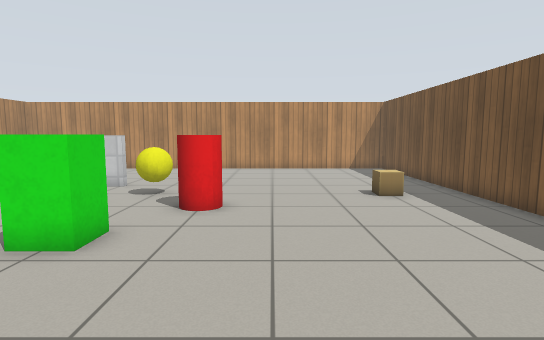
[1] (above)

17 first-person views from a walk through a robot-simulator world made for Gazebo. The camera is 0.99 m above the floor, tilts 6° down and sees 80° across. Floor lines are 1 m apart. The floor is counted in squares, 0.5 m on a side. Each view is taken from the middle of a square. On the plan, view 1 faces up. The plan holds only what a view shows up to about 17 squares ahead; the rest is blank. Simple patterns stand in for the simulator's built-in surfaces.

[2]
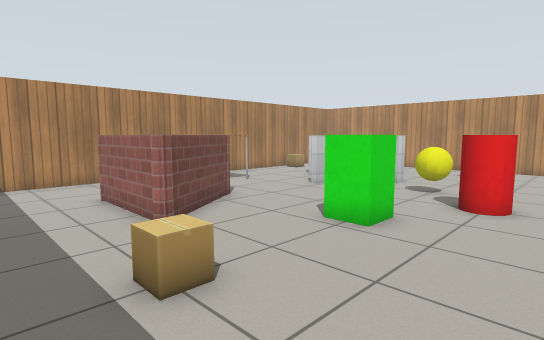

[3]
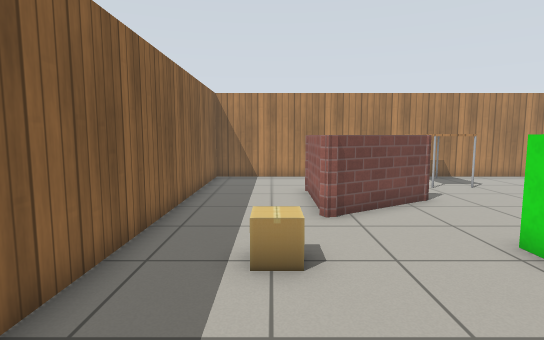

[4]
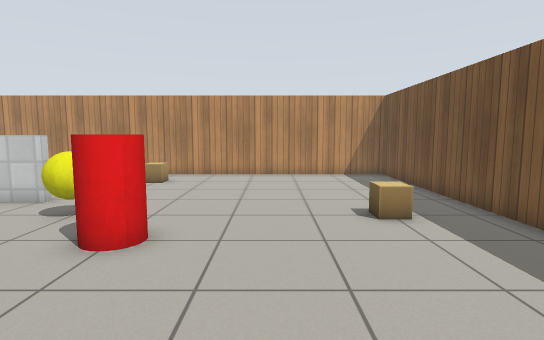

[5]
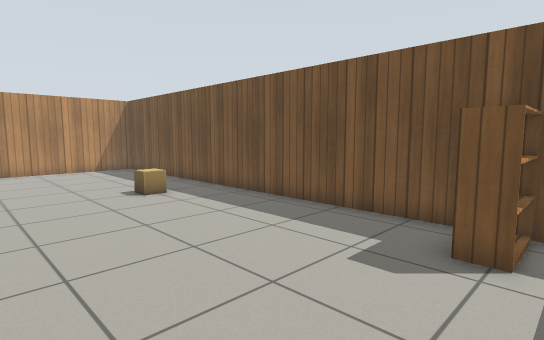

[6]
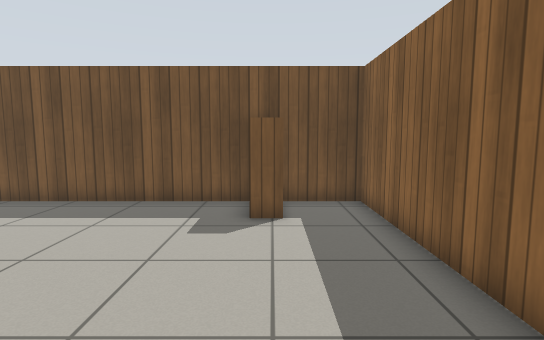

[7]
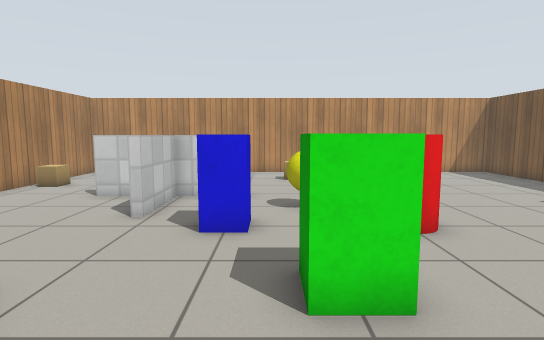

[8]
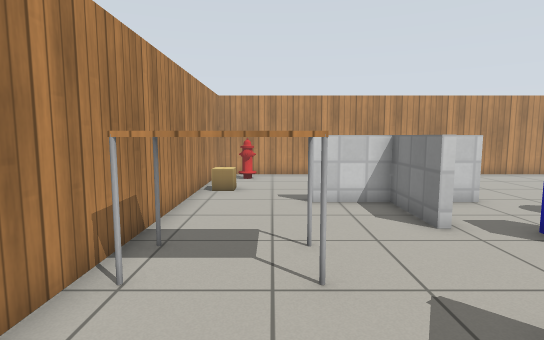

[9]
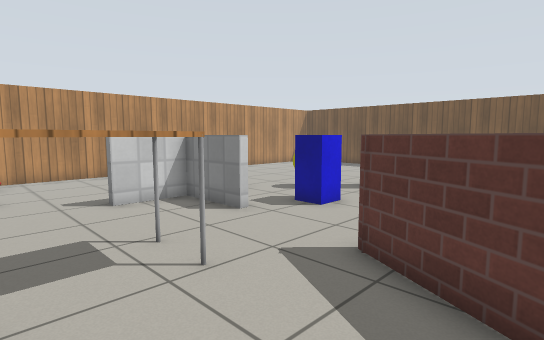

[10]
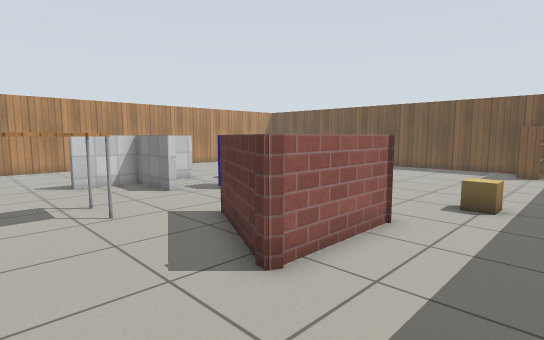

[11]
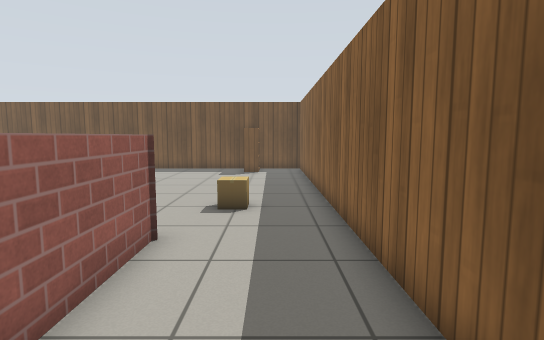

[12]
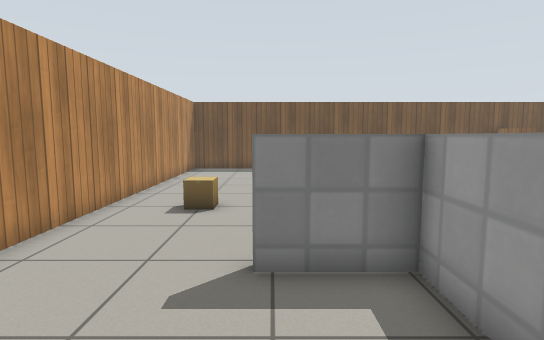

[13]
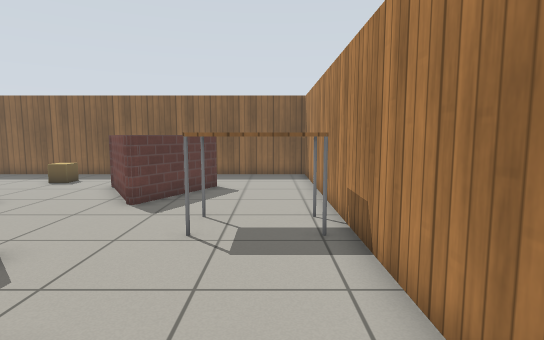

[14]
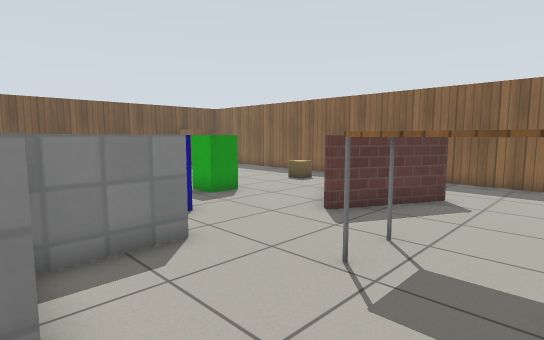

[15]
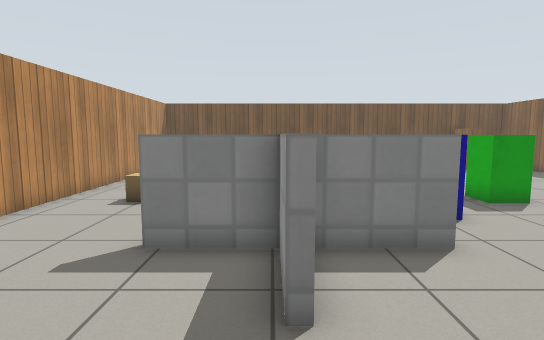

[16]
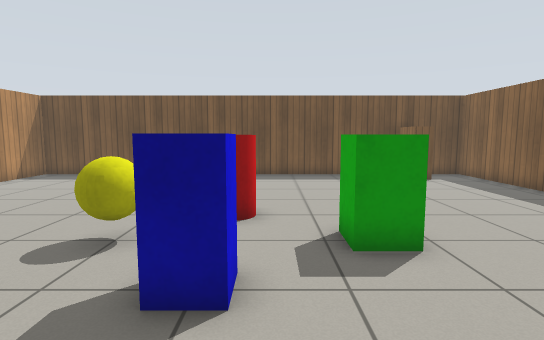

[17]
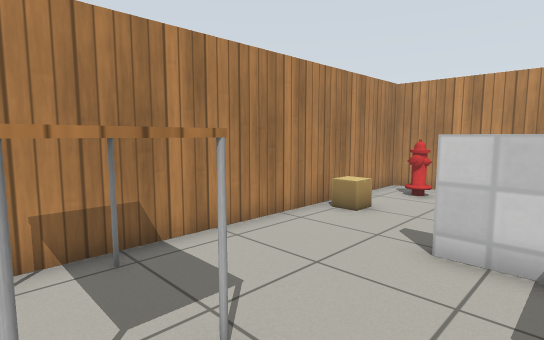

### Floor plan
Points are (right, up) in squares from view 1. A wall is a line through its corners. A room is listed if a view was taken in it or the views show most of it. See-through windows are left out.
Room 1 (views 1, 2, 3, 4, 5, 6, 7, 8, 9, 10, 11, 16, 17)
walls: (-5.8, 12.6) (-8.5, 12.6) (-10.9, 12.6); (-8.5, 9.7) (-8.5, 12.6); (-8.1, 12.9) (-8.1, 9.7); (-10.5, 2.1) (-10.8, 2.3) (-9, 5.8) (-8.8, 5.7) (-6.7, 2.3) (-10.9, 2.3); (-14.7, 12.5) (-14.7, -1.7) (6.7, -1.7) (6.7, 19.7) (-7.5, 19.7)
ways out: opening at (-12.5, 13) to room 2; opening at (-8, 17.5) to room 2
objects: table (-14, 7) to (-12, 8); blue box (-6, 9); cardboard box (-4, 1); green box (-4, 6); yellow ball (-4, 11); cardboard box (-4, 17); red cylinder (-2, 9); cardboard box (4, 11); bookshelf (5, 1) to (6, 1)
Room 2 (views 12, 13, 14, 15)
walls: (-10.9, 12.9) (-8.1, 12.9); (-8.5, 12.6) (-8.5, 15.4); (-7.5, 19.7) (-14.7, 19.7) (-14.7, 12.5)
ways out: opening at (-12.5, 13) to room 1; opening at (-8, 17.5) to room 1
objects: cardboard box (-14, 15); fire hydrant (-13, 18)

Where each view was taken, in squares from view 1:
view 1: 0 up, 0 right, facing up
view 2: 1 down, 0 right, facing up-left
view 3: 1 up, 1 right, facing left
view 4: 3 up, 1 right, facing up
view 5: 0 up, 1 left, facing up-right
view 6: 1 up, 3 left, facing right
view 7: 2 up, 5 left, facing up
view 8: 3 up, 12 left, facing up
view 9: 3 up, 14 left, facing up-right
view 10: 1 down, 14 left, facing up-right
view 11: 0 up, 13 left, facing right
view 12: 15 up, 13 left, facing right
view 13: 15 up, 13 left, facing down
view 14: 13 up, 14 left, facing down-right
view 15: 13 up, 14 left, facing right
view 16: 8 up, 10 left, facing right
view 17: 7 up, 9 left, facing up-left
